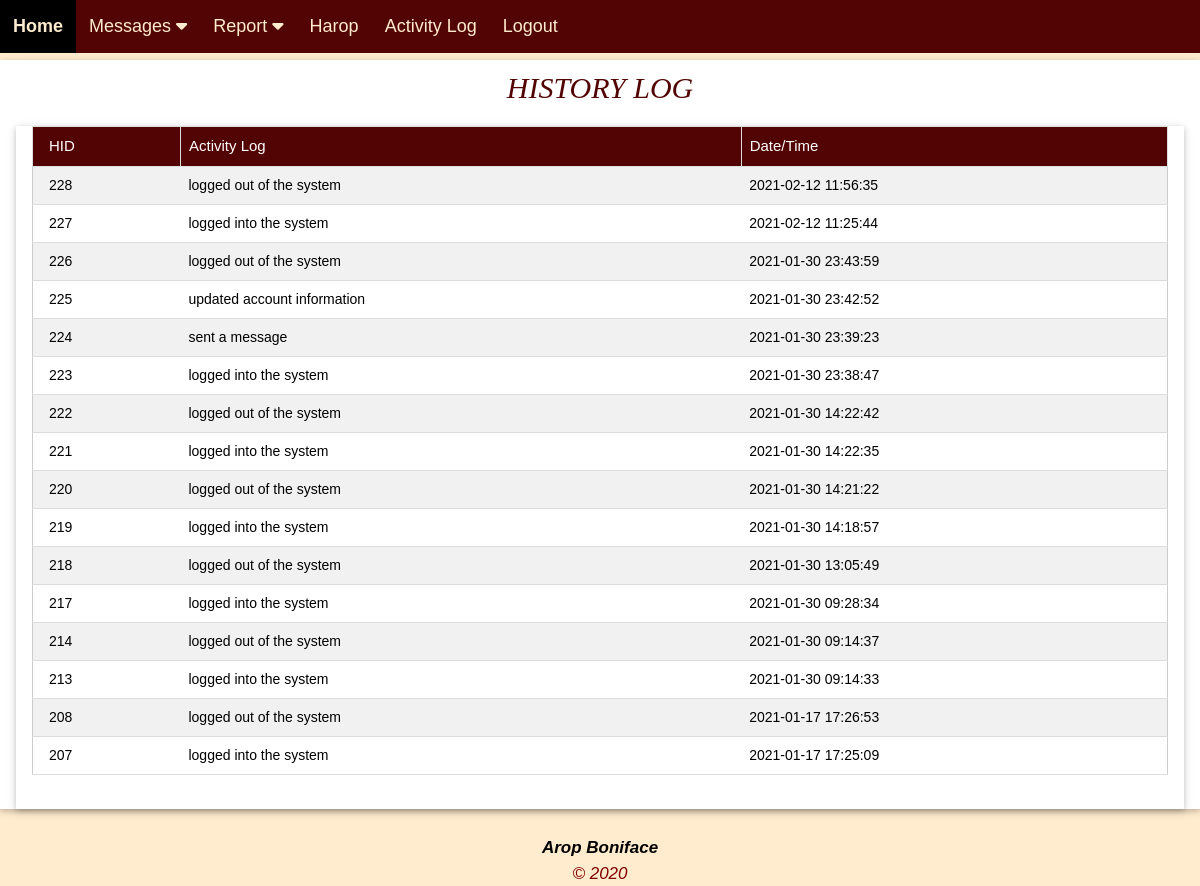
The page /pages/history.php (signed in) on the database its author committed.
### tables this page shows
CREATE TABLE `membertb` (
  `memberId` int(11) NOT NULL,
  `photo` blob NOT NULL,
  `member_name` varchar(50) NOT NULL,
  `gender` enum('Male','Female','Other') NOT NULL,
  `contact` varchar(20) NOT NULL,
  `joinDate` date NOT NULL,
  `status` enum('Active','Inactive') NOT NULL DEFAULT 'Active',
  `username` varchar(50) NOT NULL,
  `pass` varchar(255) NOT NULL
);

CREATE TABLE `historytb` (
  `historyId` int(20) NOT NULL,
  `memberId` int(20) NOT NULL,
  `activity` varchar(50) NOT NULL,
  `schedule` datetime NOT NULL
);

### pages/history.php (the view, shortened to what this page needs)
<!DOCTYPE html>
<html lang="en">
<head>
  <link rel="stylesheet" type="text/css" href="../css/style.css" />
</head>
<body class="body">
<?php include('header.php');?>
<?php
include('db.php');
?>
<center>
<div class="w3-container w3-card w3-white w3-margin-bottom">
        <h2 class="status">HISTORY LOG</h2>
      <div class="w3-container w3-card w3-white">
<?php
      $memberId=$_SESSION['memberId'];
      $q=mysqli_query($con,"SELECT * FROM historytb  WHERE memberId = '$memberId' ORDER BY schedule DESC ");
      $rr=mysqli_num_rows($q);
      if(!$rr)
      {
      echo "<h2 style='color:red;'>No history log...</h2>";
      }
      else
      {
      ?>
              <table class="w3-table-all"  id="membertb" >
        <tr>
            <th class="thead">HID</th>
          <th class="thead">Activity Log</th>
          <th class="thead">Date/Time</th>
        </tr>
        <?php
      while($row=mysqli_fetch_assoc($q))
      {
        $q1=mysqli_query($con,"SELECT * FROM historytb  WHERE historyId='".$row['historyId']."' ");
        $row=mysqli_fetch_assoc($q1);
        echo "<Tr>";
        echo "<td>".$row['historyId']."</td>";
        echo "<td>".$row['activity']."</td>";
        echo "<td>".$row['schedule']."</td>";
        ?>
        <?php
      echo "</Tr>";
      }
      ?>
      </table>
<?php }?>
  <div style="padding-left:42%; padding-top:3%; font-size:20px"><?php echo @$err;?></div>
  </div>
  </div>
  </center>
  <div class="bottom-nav">
<?php include('footer.php');?>
</div>
</body>
</html>

### pages/header.php (shortened to what this page needs)
<?php
include('db.php');
$stmt1 = $con->prepare('SELECT member_name FROM membertb WHERE memberId = ?');
$stmt1->bind_param('i', $_SESSION['memberId']);
$stmt1->execute();
$stmt1->bind_result($member_name);
?>
<!DOCTYPE html>
<html>
<link href="bootstrap/css/bootstrap.css" rel="stylesheet"/>
<link rel="stylesheet" href="css/w3.css">
<link rel="stylesheet" href="../../cdnjs.cloudflare.com/ajax/libs/font-awesome/4.7.0/css/font-awesome.min.css">
<link rel="stylesheet" type="text/css" href="../css/style.css" />
<body>
<div class="top-link" id="mytoplink">
  <a href="home.php">Home</a>
  <div class="dropdown">
    <button class="dropbtn">Messages
      <i class="fa fa-caret-down"></i>
    </button>
  </div>
  <div class="dropdown">
    <button class="dropbtn">Report
      <i class="fa fa-caret-down"></i>
    </button>
  </div>
  <a href="profile.php"><?=$member_name?></a>
  <a href="history.php">Activity Log</a>
  <a href="logout.php">Logout</a>
</div>
</body>
</html>

### css/style.css (style rules this page uses)
.body { background-color: blanchedalmond; box-align: center; margin-top: 5%; }
h2 { font-family: Cambria, Cochin, Georgia, Times, 'Times New Roman', serif; font-style: italic; margin-bottom: 0%; }
.bottom-nav { width: 100%; padding: 10px; color: maroon }
button { background-color: #4CAF50; color: white; padding: 14px 20px; margin: 8px 0; border: none; cursor: pointer; width: 100%; }
.status { color: rgb(82, 3, 3); padding-bottom: 20px; }
body { margin: 0; font-family: Arial; font-size: 17px; }
* { box-sizing: border-box; }
table { border-collapse: collapse; width: 95%; border: 2px solid #ddd; word-wrap: break-word; background-color: #d1d1e0 }
td { text-align: left; padding: 6px; font-size: 14px; font-weight: lighter; overflow: inline; word-wrap: break-word; }
tr:nth-child(even) { background-color: #f2f2f2 }
.thead { background-color: rgb(82, 3, 3); color: white; word-wrap: break-word; overflow: inline; text-align: left; padding: 6px; border: 1px solid #ddd; font-size: 15px; font-weight: lighter; }
.top-link { background-color: rgb(82, 3, 3); position: fixed; top: 0; width: 100%; }
.top-link a { float: left; display: block; color: blanchedalmond; text-align: center; padding: 13px 13px; text-decoration: none; font-size: 18px; }
.dropdown { float: left; overflow: hidden; }
.dropdown .dropbtn { font-size: 18px; border: none; outline: none; color: blanchedalmond; padding: 13px 13px; background-color: inherit; font-family: inherit; margin: 0; }

### css/w3.css (style rules this page uses)
html { box-sizing: border-box }
*, *:before, *:after { box-sizing: inherit }
html { -ms-text-size-adjust: 100%; -webkit-text-size-adjust: 100% }
body { margin: 0 }
a { background-color: transparent; -webkit-text-decoration-skip: objects }
button, input, select, textarea { font: inherit; margin: 0 }
button, input { overflow: visible }
button, select { text-transform: none }
button, html [type=button], [type=reset], [type=submit] { -webkit-appearance: button }
html, body { font-family: Verdana, sans-serif; font-size: 15px; line-height: 1.5 }
html { overflow-x: hidden }
h2 { font-size: 30px }
h1, h2, h3, h4, h5, h6 { font-family: "Segoe UI", Arial, sans-serif; font-weight: 400; margin: 10px 0 }
a { color: inherit }
.w3-table, .w3-table-all { border-collapse: collapse; border-spacing: 0; width: 100%; display: table }
.w3-table-all { border: 1px solid #ccc }
.w3-bordered tr, .w3-table-all tr { border-bottom: 1px solid #ddd }
.w3-table-all tr:nth-child(odd) { background-color: #fff }
.w3-table-all tr:nth-child(even) { background-color: #f1f1f1 }
.w3-table td, .w3-table th, .w3-table-all td, .w3-table-all th { padding: 8px 8px; display: table-cell; text-align: left; vertical-align: top }
.w3-table th:first-child, .w3-table td:first-child, .w3-table-all th:first-child, .w3-table-all td:first-child { padding-left: 16px }
.w3-container:after, .w3-container:before, .w3-panel:after, .w3-panel:before, .w3-row:after, .w3-row:before, .w3-row-padding:after, .w3-row-padding:before, .w3-cell-row:before, .w3-cell-row:after, .w3-clear:after, .w3-clear:before, .w3-bar:before, .w3-bar:after { content: ""; display: inline; clear: both }
.w3-container, .w3-panel { padding: 0.01em 16px }
.w3-card, .w3-card-2 { box-shadow: 0 2px 5px 0 rgba(0, 0, 0, 0.16), 0 2px 10px 0 rgba(0, 0, 0, 0.12) }
.w3-margin-bottom { margin-bottom: 16px!important }
.w3-white, .w3-hover-white:hover { color: #000; background-color: #fff }

### rows shown on the page
membertb: member_name "Harop"
historytb: historyId "228", activity "logged out of the system", schedule "2021-02-12 11:56:35"
historytb: historyId "227", activity "logged into the system", schedule "2021-02-12 11:25:44"
historytb: historyId "226", activity "logged out of the system", schedule "2021-01-30 23:43:59"
historytb: historyId "225", activity "updated account information", schedule "2021-01-30 23:42:52"
historytb: historyId "224", activity "sent a message", schedule "2021-01-30 23:39:23"
historytb: historyId "223", activity "logged into the system", schedule "2021-01-30 23:38:47"
historytb: historyId "222", activity "logged out of the system", schedule "2021-01-30 14:22:42"
historytb: historyId "221", activity "logged into the system", schedule "2021-01-30 14:22:35"
historytb: historyId "220", activity "logged out of the system", schedule "2021-01-30 14:21:22"
historytb: historyId "219", activity "logged into the system", schedule "2021-01-30 14:18:57"
historytb: historyId "218", activity "logged out of the system", schedule "2021-01-30 13:05:49"
historytb: historyId "217", activity "logged into the system", schedule "2021-01-30 09:28:34"
historytb: historyId "214", activity "logged out of the system", schedule "2021-01-30 09:14:37"
historytb: historyId "213", activity "logged into the system", schedule "2021-01-30 09:14:33"
historytb: historyId "208", activity "logged out of the system", schedule "2021-01-17 17:26:53"
historytb: historyId "207", activity "logged into the system", schedule "2021-01-17 17:25:09"
